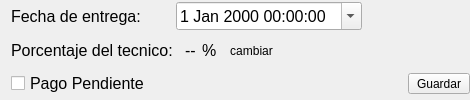
                <widget class="QWidget" name="widget_52" native="true">
                 <layout class="QGridLayout" name="gridLayout_13">
                  <property name="topMargin">
                   <number>2</number>
                  </property>
                  <property name="rightMargin">
                   <number>0</number>
                  </property>
                  <property name="bottomMargin">
                   <number>4</number>
                  </property>
                  <property name="horizontalSpacing">
                   <number>3</number>
                  </property>
                  <property name="verticalSpacing">
                   <number>0</number>
                  </property>
                  <item row="1" column="0">
                   <widget class="QLabel" name="label_70">
                    <property name="font">
                     <font>
                      <pointsize>12</pointsize>
                     </font>
                    </property>
                    <property name="text">
                     <string>Porcentaje del tecnico:</string>
                    </property>
                   </widget>
                  </item>
                  <item row="2" column="0">
                   <widget class="QCheckBox" name="pagppend">
                    <property name="font">
                     <font>
                      <pointsize>12</pointsize>
                     </font>
                    </property>
                    <property name="layoutDirection">
                     <enum>Qt::LayoutDirection::LeftToRight</enum>
                    </property>
                    <property name="text">
                     <string>Pago Pendiente</string>
                    </property>
                    <property name="icon">
                     <iconset>
                      <normaloff>iconos/$.ico</normaloff>iconos/$.ico</iconset>
                    </property>
                   </widget>
                  </item>
                  <item row="2" column="3">
                   <widget class="QToolButton" name="btnguardare">
                    <property name="minimumSize">
                     <size>
                      <width>62</width>
                      <height>0</height>
                     </size>
                    </property>
                    <property name="text">
                     <string>Guardar</string>
                    </property>
                    <property name="icon">
                     <iconset resource="../../recursos/recursos.qrc">
                      <normaloff>:/iconos/iconos/guardar.ico</normaloff>:/iconos/iconos/guardar.ico</iconset>
                    </property>
                    <property name="iconSize">
                     <size>
                      <width>40</width>
                      <height>40</height>
                     </size>
                    </property>
                    <property name="toolButtonStyle">
                     <enum>Qt::ToolButtonStyle::ToolButtonTextUnderIcon</enum>
                    </property>
                   </widget>
                  </item>
                  <item row="0" column="1">
                   <widget class="QDateTimeEdit" name="fechaentrega">
                    <property name="font">
                     <font>
                      <pointsize>12</pointsize>
                     </font>
                    </property>
                    <property name="layoutDirection">
                     <enum>Qt::LayoutDirection::LeftToRight</enum>
                    </property>
                    <property name="calendarPopup">
                     <bool>true</bool>
                    </property>
                   </widget>
                  </item>
                  <item row="1" column="1">
                   <widget class="QWidget" name="widget_54" native="true">
                    <layout class="QHBoxLayout" name="horizontalLayout_39">
                     <property name="topMargin">
                      <number>0</number>
                     </property>
                     <property name="bottomMargin">
                      <number>0</number>
                     </property>
                     <item>
                      <widget class="QLabel" name="porcentaje">
                       <property name="font">
                        <font>
                         <pointsize>12</pointsize>
                        </font>
                       </property>
                       <property name="text">
                        <string>--</string>
                       </property>
                      </widget>
                     </item>
                     <item>
                      <widget class="QLabel" name="label_72">
                       <property name="font">
                        <font>
                         <pointsize>12</pointsize>
                        </font>
                       </property>
                       <property name="text">
                        <string>%</string>
                       </property>
                      </widget>
                     </item>
                     <item>
                      <widget class="QToolButton" name="btneditaporce">
                       <property name="text">
                        <string>cambiar</string>
                       </property>
                       <property name="icon">
                        <iconset resource="../../recursos/recursos.qrc">
                         <normaloff>:/iconos/iconos/pen.ico</normaloff>:/iconos/iconos/pen.ico</iconset>
                       </property>
                       <property name="iconSize">
                        <size>
                         <width>30</width>
                         <height>30</height>
                        </size>
                       </property>
                       <property name="popupMode">
                        <enum>QToolButton::ToolButtonPopupMode::DelayedPopup</enum>
                       </property>
                       <property name="toolButtonStyle">
                        <enum>Qt::ToolButtonStyle::ToolButtonIconOnly</enum>
                       </property>
                       <property name="autoRaise">
                        <bool>true</bool>
                       </property>
                       <property name="arrowType">
                        <enum>Qt::ArrowType::NoArrow</enum>
                       </property>
                      </widget>
                     </item>
                     <item>
                      <spacer name="horizontalSpacer_17">
                       <property name="orientation">
                        <enum>Qt::Orientation::Horizontal</enum>
                       </property>
                       <property name="sizeHint" stdset="0">
                        <size>
                         <width>40</width>
                         <height>20</height>
                        </size>
                       </property>
                      </spacer>
                     </item>
                    </layout>
                   </widget>
                  </item>
                  <item row="0" column="0">
                   <widget class="QLabel" name="label_89">
                    <property name="font">
                     <font>
                      <pointsize>12</pointsize>
                     </font>
                    </property>
                    <property name="text">
                     <string>Fecha de entrega:</string>
                    </property>
                   </widget>
                  </item>
                  <item row="2" column="2">
                   <spacer name="horizontalSpacer_14">
                    <property name="orientation">
                     <enum>Qt::Orientation::Horizontal</enum>
                    </property>
                    <property name="sizeHint" stdset="0">
                     <size>
                      <width>40</width>
                      <height>20</height>
                     </size>
                    </property>
                   </spacer>
                  </item>
                  <item row="0" column="2" colspan="2">
                   <spacer name="horizontalSpacer_15">
                    <property name="orientation">
                     <enum>Qt::Orientation::Horizontal</enum>
                    </property>
                    <property name="sizeHint" stdset="0">
                     <size>
                      <width>40</width>
                      <height>20</height>
                     </size>
                    </property>
                   </spacer>
                  </item>
                 </layout>
                </widget>
